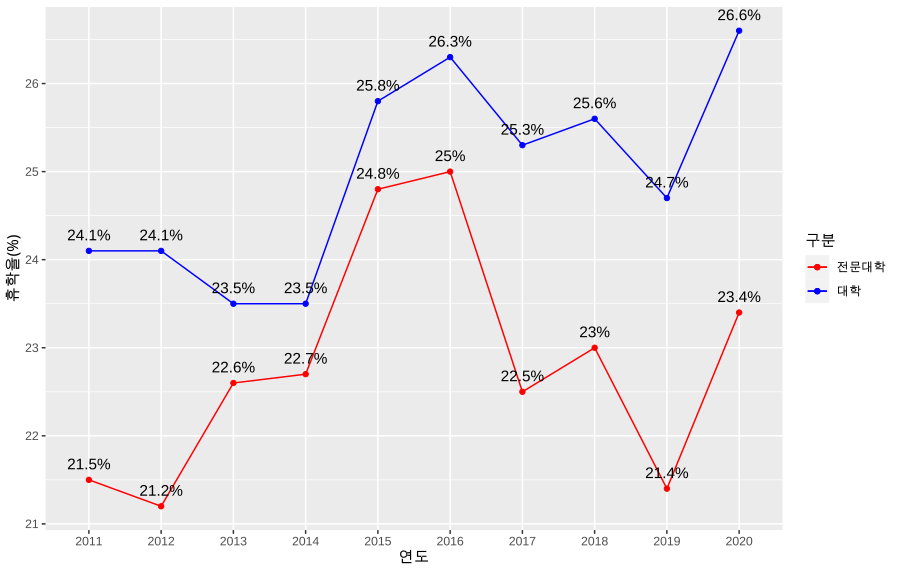

R code for this plot:
df_abs <- read.csv('clipboard', header= FALSE, sep = '\t')

df_abs |>
  ggplot(aes(x = as.factor(V1))) +
  geom_line(aes(y = V2, group = 1, color = '전문대학')) +
  geom_point(aes(y = V2, color = '전문대학')) +
  geom_text(aes(y = V2, label = paste0(V2, '%')), vjust = -1) +
  geom_line(aes(y = V5, group = 1, color = '대학')) + 
  geom_point(aes(y = V5, color = '대학')) +
  geom_text(aes(y = V5, label = paste0(V5, '%')), vjust = -1) +
  labs(y = '휴학율(%)', x = '연도') +
  scale_color_manual(name = '구분', values = c('전문대학' = 'red', '대학' = 'blue'))
